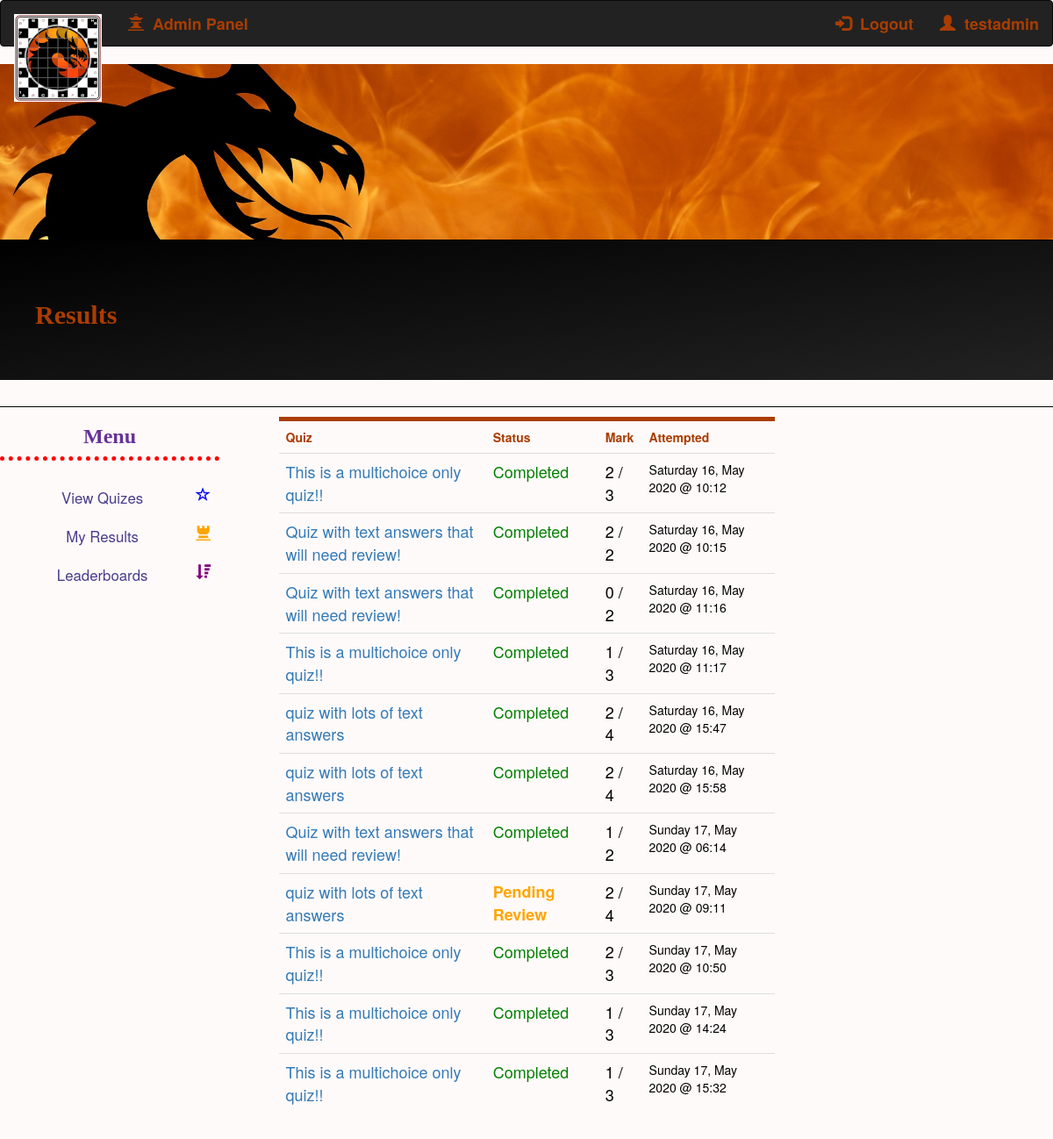
Before: /review_results (signed in) with the older database file.
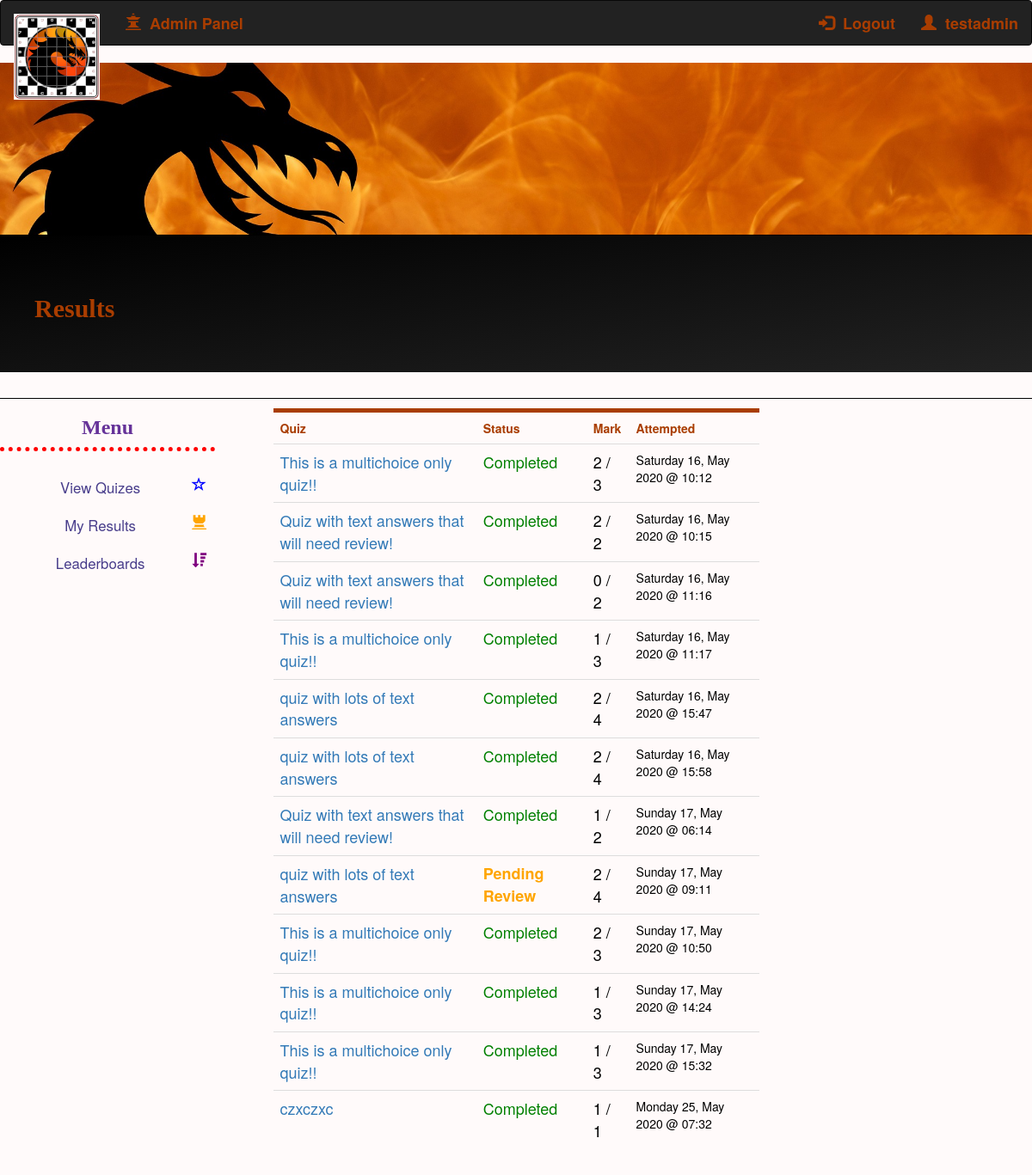
After: the same page with the newer database file.
### app/models.py (models this page shows)
class Qset(db.Model):
    id = db.Column(db.Integer, primary_key=True)
    title = db.Column(db.String(128))
    is_active = db.Column(db.Boolean)

### app/routes.py (the view)
@app.route('/review_results')
def review_results():
    user_id = 0
    if request.args.get('user') is None:
        user_id = current_user.id
    else:
        user_id = request.args.get('user')
    _, quiz, mark, mark_outof, pending, attempt_ids, timestamp = helper_get_results(user_id)
    return render_template('review_results.html', title="View your Results", quiz=quiz, mark=mark, mark_outof=mark_outof, pending=pending, attempts=attempt_ids, timestamp=timestamp)

### app/models.py (called while the page is built)
@login.user_loader
def load_user(id):
    return User.query.get(int(id))

### app/templates/review_results.html
{% extends "base.html" %}
{% block content %}
<div class="jumbotron" id='myTitle'>
    <h2>Results {{ qset }}</h2>
</div>
<div id='moreFlames'></div>
<div class="row">
    <div class="col-sm-3">
        {% include 'side_menu.html' %}
    </div>
    <div class="col-sm-6">
        {% set count = namespace(value=0) %}
        <div class="table-responsive" style="padding: 10px;">
            <table class="table">
                <tr>
                    <th>Quiz</th>
                    <th>Status</th>
                    <th>Mark</th>
                    <th>Attempted</th>
                </tr>
                {% for q in quiz %}
                    <tr>
                        <td style='font-size: large'><a href="{{ url_for('reviewquiz', attempt=attempts[count.value], user=current_user.username) }}">{{ q }}</a></td>
                        {% if pending[count.value] == True %}
                            <td style="color: orange; font-weight: bold; font-size: large">Pending Review</td>
                        {% else %}
                            <td style="color: green; font-size: large">Completed</td>
                        {% endif %}
                        <td style='font-size: large'>{{ mark[count.value] }} / {{ mark_outof[count.value] }}</td>
                        <td>{{ timestamp[count.value] }}</td>
                    </tr>
                    {% set count.value = count.value + 1 %}
                {% endfor %}
    </div>
    <div class="col-sm-3">
    </div>
</div>
{% endblock %}

Changed rows visible on the page:
added Qset: title "czxczxc", shows "Completed", mark "1", mark_outof "1", value "Monday 25, May 2020 @ 07:32"
